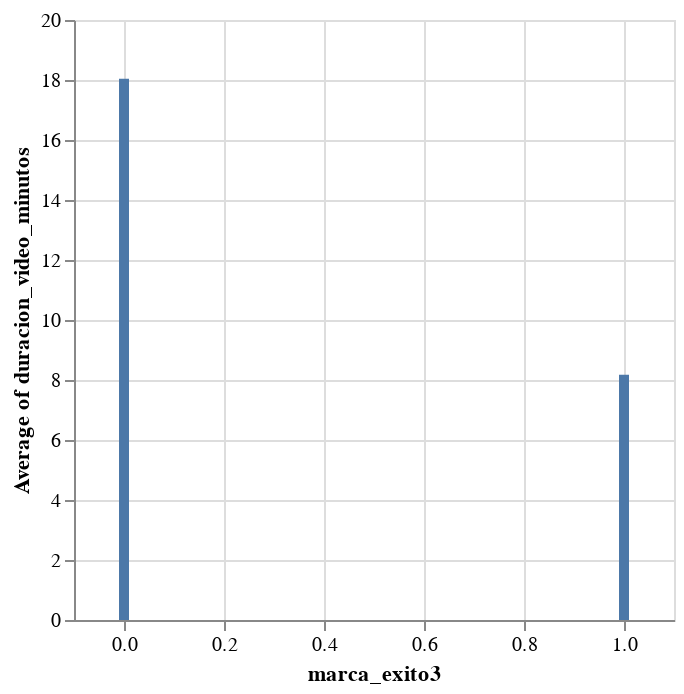

The notebook cell saved with this chart:
### Code cell
DeepnoteChart(df_dataset_priori, """{"mark":{"clip":true,"type":"bar","color":"#4c78a8","tooltip":true},"config":{"legend":{}},"$schema":"https://vega.github.io/schema/vega-lite/v5.json","encoding":{"x":{"sort":null,"type":"quantitative","field":"marca_exito3","scale":{"type":"linear"}},"y":{"sort":null,"type":"quantitative","field":"duracion_video_minutos","scale":{"type":"linear"},"aggregate":"average"}}}""")
